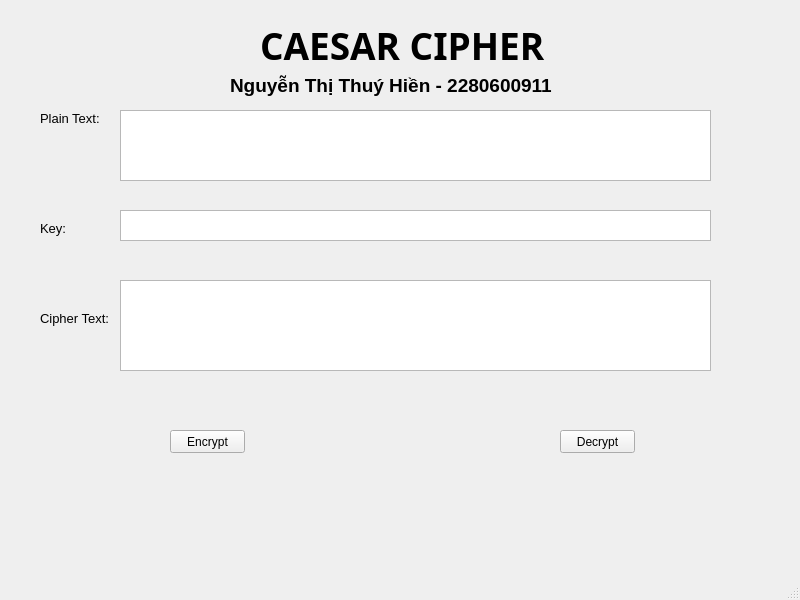
<?xml version="1.0" encoding="UTF-8"?>
<ui version="4.0">
 <class>MainWindow</class>
 <widget class="QMainWindow" name="MainWindow">
  <property name="geometry">
   <rect>
    <x>0</x>
    <y>0</y>
    <width>800</width>
    <height>600</height>
   </rect>
  </property>
  <property name="windowTitle">
   <string>MainWindow</string>
  </property>
  <widget class="QWidget" name="centralwidget">
   <widget class="QLabel" name="label">
    <property name="geometry">
     <rect>
      <x>260</x>
      <y>10</y>
      <width>291</width>
      <height>71</height>
     </rect>
    </property>
    <property name="font">
     <font>
      <family>Monospac821 BT</family>
      <pointsize>28</pointsize>
      <weight>75</weight>
      <bold>true</bold>
     </font>
    </property>
    <property name="text">
     <string>CAESAR CIPHER</string>
    </property>
   </widget>
   <widget class="QLabel" name="label_2">
    <property name="geometry">
     <rect>
      <x>230</x>
      <y>70</y>
      <width>351</width>
      <height>31</height>
     </rect>
    </property>
    <property name="font">
     <font>
      <pointsize>14</pointsize>
      <weight>75</weight>
      <bold>true</bold>
     </font>
    </property>
    <property name="text">
     <string>Nguyễn Thị Thuý Hiền - 2280600911</string>
    </property>
   </widget>
   <widget class="QLabel" name="label_3">
    <property name="geometry">
     <rect>
      <x>40</x>
      <y>110</y>
      <width>61</width>
      <height>16</height>
     </rect>
    </property>
    <property name="font">
     <font>
      <pointsize>10</pointsize>
     </font>
    </property>
    <property name="text">
     <string>Plain Text:</string>
    </property>
   </widget>
   <widget class="QLabel" name="label_4">
    <property name="geometry">
     <rect>
      <x>40</x>
      <y>220</y>
      <width>61</width>
      <height>16</height>
     </rect>
    </property>
    <property name="font">
     <font>
      <pointsize>10</pointsize>
     </font>
    </property>
    <property name="text">
     <string>Key:</string>
    </property>
   </widget>
   <widget class="QLabel" name="label_5">
    <property name="geometry">
     <rect>
      <x>40</x>
      <y>310</y>
      <width>71</width>
      <height>16</height>
     </rect>
    </property>
    <property name="font">
     <font>
      <pointsize>10</pointsize>
     </font>
    </property>
    <property name="text">
     <string>Cipher Text:</string>
    </property>
   </widget>
   <widget class="QTextEdit" name="plaintext_txt">
    <property name="geometry">
     <rect>
      <x>120</x>
      <y>110</y>
      <width>591</width>
      <height>71</height>
     </rect>
    </property>
   </widget>
   <widget class="QTextEdit" name="key_txt">
    <property name="geometry">
     <rect>
      <x>120</x>
      <y>210</y>
      <width>591</width>
      <height>31</height>
     </rect>
    </property>
   </widget>
   <widget class="QTextEdit" name="ciphertext_txt">
    <property name="geometry">
     <rect>
      <x>120</x>
      <y>280</y>
      <width>591</width>
      <height>91</height>
     </rect>
    </property>
   </widget>
   <widget class="QPushButton" name="encrypt_btn">
    <property name="geometry">
     <rect>
      <x>170</x>
      <y>430</y>
      <width>75</width>
      <height>23</height>
     </rect>
    </property>
    <property name="text">
     <string>Encrypt</string>
    </property>
   </widget>
   <widget class="QPushButton" name="decrypt_btn">
    <property name="geometry">
     <rect>
      <x>560</x>
      <y>430</y>
      <width>75</width>
      <height>23</height>
     </rect>
    </property>
    <property name="text">
     <string>Decrypt</string>
    </property>
   </widget>
  </widget>
  <widget class="QMenuBar" name="menubar">
   <property name="geometry">
    <rect>
     <x>0</x>
     <y>0</y>
     <width>800</width>
     <height>21</height>
    </rect>
   </property>
  </widget>
  <widget class="QStatusBar" name="statusbar"/>
 </widget>
 <resources/>
 <connections/>
</ui>
